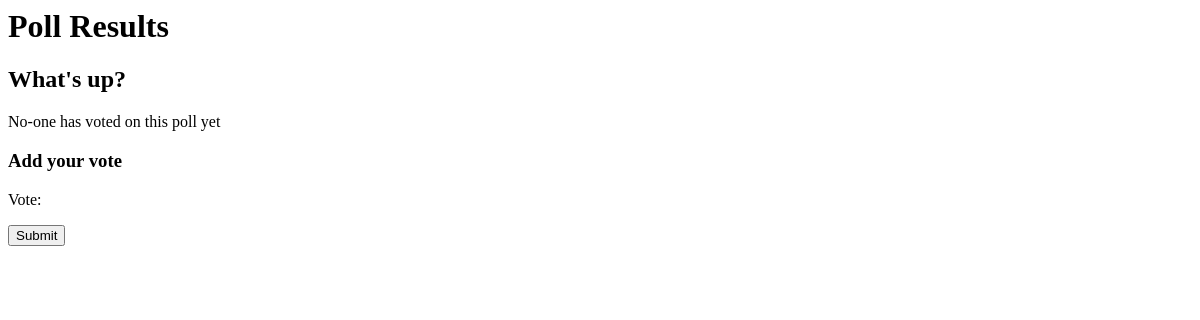
Before: /poll/1/ with the older database file.
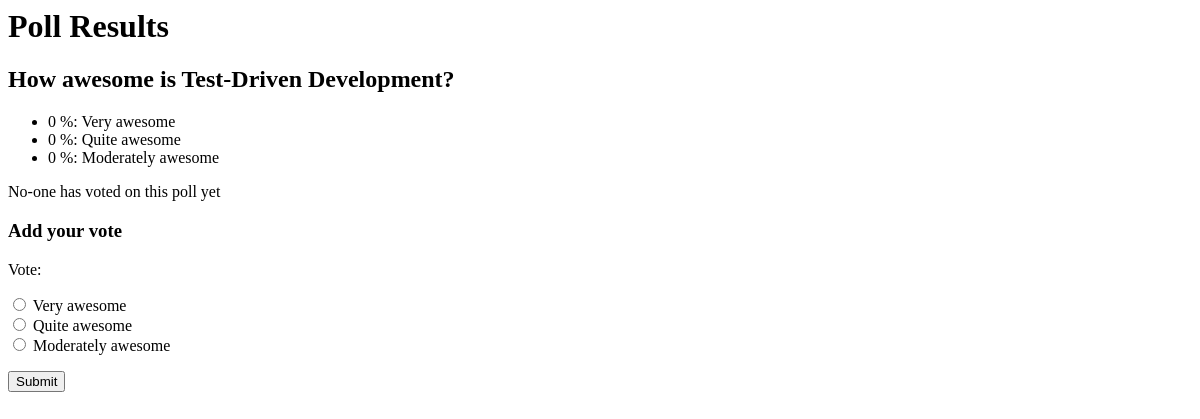
After: the same page with the newer database file.
### polls/models.py (models this page shows, shortened)
class Poll(models.Model):
    question = models.CharField(max_length=200)
    pub_date = models.DateTimeField(verbose_name='Date published')
    def total_votes(self):
        return sum(c.votes for c in self.choice_set.all())

class Choice(models.Model):
    poll = models.ForeignKey(Poll)
    choice = models.CharField(max_length=200)
    votes = models.IntegerField(default=0)
    def percentage(self):
        try:
            return 100.0 * self.votes / self.poll.total_votes()
        except ZeroDivisionError:
            return 0

### polls/views.py (the view)
# urls.py: url(r'^poll/(\d+)/$', 'polls.views.poll'),
def poll(request, poll_id):
    if request.method == 'POST':
        choice = Choice.objects.get(id=request.POST['vote'])
        choice.votes += 1
        choice.save()
        return HttpResponseRedirect(reverse('polls.views.poll', args=[poll_id,]))
    poll = Poll.objects.get(pk=poll_id)
    form = PollVoteForm(poll=poll)
    return render(request, 'poll.html', {'poll' : poll, 'form': form})

### polls/forms.py
class PollVoteForm(forms.Form):
    vote = forms.ChoiceField(widget=forms.RadioSelect())
    def __init__(self, poll):
        forms.Form.__init__(self)
        self.fields['vote'].choices = [(c.id, c.choice) for c in poll.choice_set.all()]

### polls/templates/poll.html (shortened to what this page needs)
<html>
    <body>
        <h1>Poll Results</h1>
        <h2>{{poll.question}}</h2>
        <ul>
        	{% for choice in poll.choice_set.all %}
        	<li>{{ choice.percentage|floatformat:0 }} %: {{ choice.choice }}</li>
        	{% endfor %}
        </ul>
        {% if poll.total_votes != 0 %}
        <p>{{ poll.total_votes }} vote{{ poll.total_votes|pluralize }}</p>
        {% else %}
        <p>No-one has voted on this poll yet</p>
        {% endif %}
        <h3>Add your vote</h3>
        <form action="" method="POST">
        	{{ form.as_p }}
        	<input type="submit" />
    	</form>
    </body>
</html>

Changed rows visible on the page:
changed Poll: question "What's up?" → "How awesome is Test-Driven Development?"
added Choice: percentage "0", choice "Very awesome"
added Choice: percentage "0", choice "Quite awesome"
added Choice: percentage "0", choice "Moderately awesome"
Other visible differences:
form field vote: (not shown) → "☐ Very awesome ☐ Quite awesome ☐ Moderately awesome"
text no longer shown: "Vote:"
text now shown: "Vote: Very awesome Quite awesome Moderately awesome"
